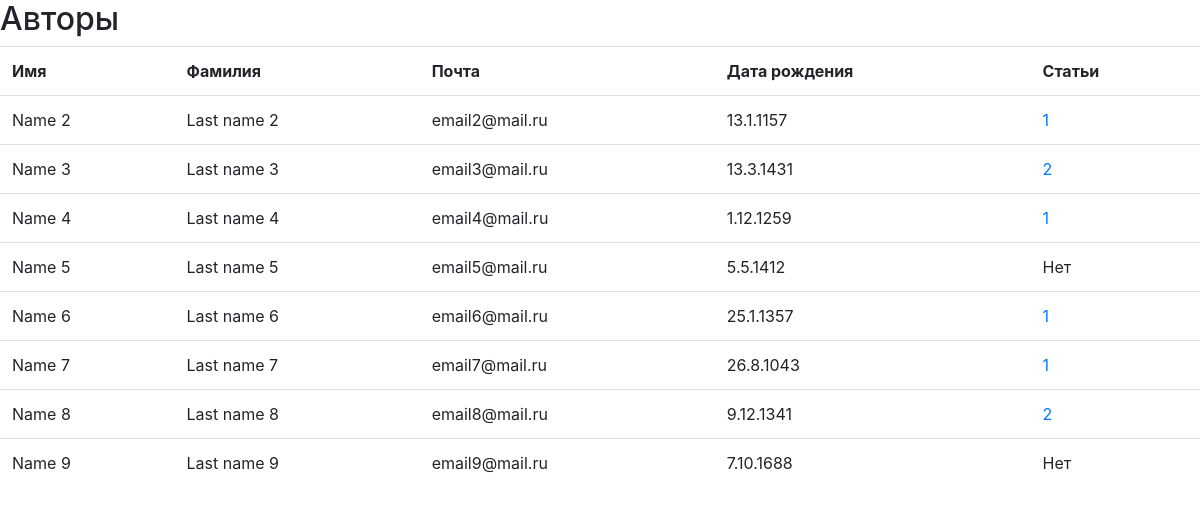
The app's page /seminar_03/authors/ with its own data.
### seminar_02/models.py (models this page shows, shortened)
class Author(models.Model):
    first_name = models.CharField(max_length=100)
    last_name = models.CharField(max_length=100)
    email = models.EmailField()
    bio = models.TextField()
    birth_date = models.CharField(max_length=10)
    fields = ['first_name', 'last_name', 'email', 'bio', 'birth_date']
    """CRUD функции"""
    @property
    def articles(self):
        return Article.objects.filter(author=self)

### seminar_03/views.py (the view)
# urls.py: path('authors/', get_authors, name='get_authors'),
def get_authors(request):
    authors = Author.objects.all()
    context = {
        'title': 'Авторы',
        'columns': ['Имя', 'Фамилия', 'Почта', 'Дата рождения', 'Статьи'],
        'authors': authors,
    }
    return render(request, 'seminar_03/authors.html', context)

### seminar_03/templates/seminar_03/authors.html (shortened to what this page needs)
{% extends 'seminar_03/base.html' %}
{% block content %}
<h2> {{ title }} </h2>
<table class="table">
    <tr>
        {% for column in columns %}
        <th>{{ column }}</th>
        {% endfor %}
    </tr>
    {% for author in authors %}
    <tr>
        <td>{{ author.first_name }}</td>
        <td>{{ author.last_name }}</td>
        <td>{{ author.email }}</td>
        <td>{{ author.birth_date }}</td>
        <td>{% if author.articles %}
            <a href="{% url 'author_articles' author.id %}"> {{ author.articles|length }}  </a></td>
            {% else %} Нет
            {% endif %}
    </tr>
    {% endfor %}
</table>
{% endblock %}

### records on screen
Author: first_name "Name 2", last_name "Last name 2", email "email2@mail.ru", birth_date "13.1.1157", articles|length "1"
Author: first_name "Name 3", last_name "Last name 3", email "email3@mail.ru", birth_date "13.3.1431", articles|length "2"
Author: first_name "Name 4", last_name "Last name 4", email "email4@mail.ru", birth_date "1.12.1259", articles|length "1"
Author: first_name "Name 5", last_name "Last name 5", email "email5@mail.ru", birth_date "5.5.1412", shows "Нет"
Author: first_name "Name 6", last_name "Last name 6", email "email6@mail.ru", birth_date "25.1.1357", articles|length "1"
Author: first_name "Name 7", last_name "Last name 7", email "email7@mail.ru", birth_date "26.8.1043", articles|length "1"
Author: first_name "Name 8", last_name "Last name 8", email "email8@mail.ru", birth_date "9.12.1341", articles|length "2"
Author: first_name "Name 9", last_name "Last name 9", email "email9@mail.ru", birth_date "7.10.1688", shows "Нет"

### other values on screen
{{ title }} "Авторы"
{{ column }} "Имя" "Фамилия" "Почта" "Дата рождения" "Статьи"
